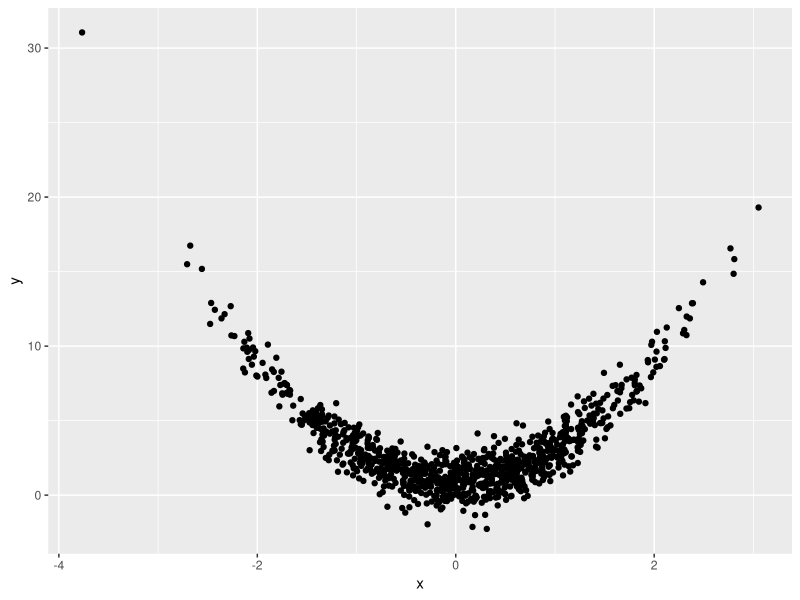

Write R code to recreate this figure.
## ---- chunk 1
samp = rnorm(100)
length(samp)
## ---- chunk 2
library(tidyverse)




plot_df<- tibble(
  x=rnorm(n=1000),
  y = 1+2*x^2+rnorm(n=1000)
)

#histogram
#ggplot(plot_df,aes(x=x))+  geom_histogram()


#scatter
ggplot(plot_df,aes(x=x,y=y))+geom_point()

#ggsave("scatter_plot.pdf",height =4, width =5)




